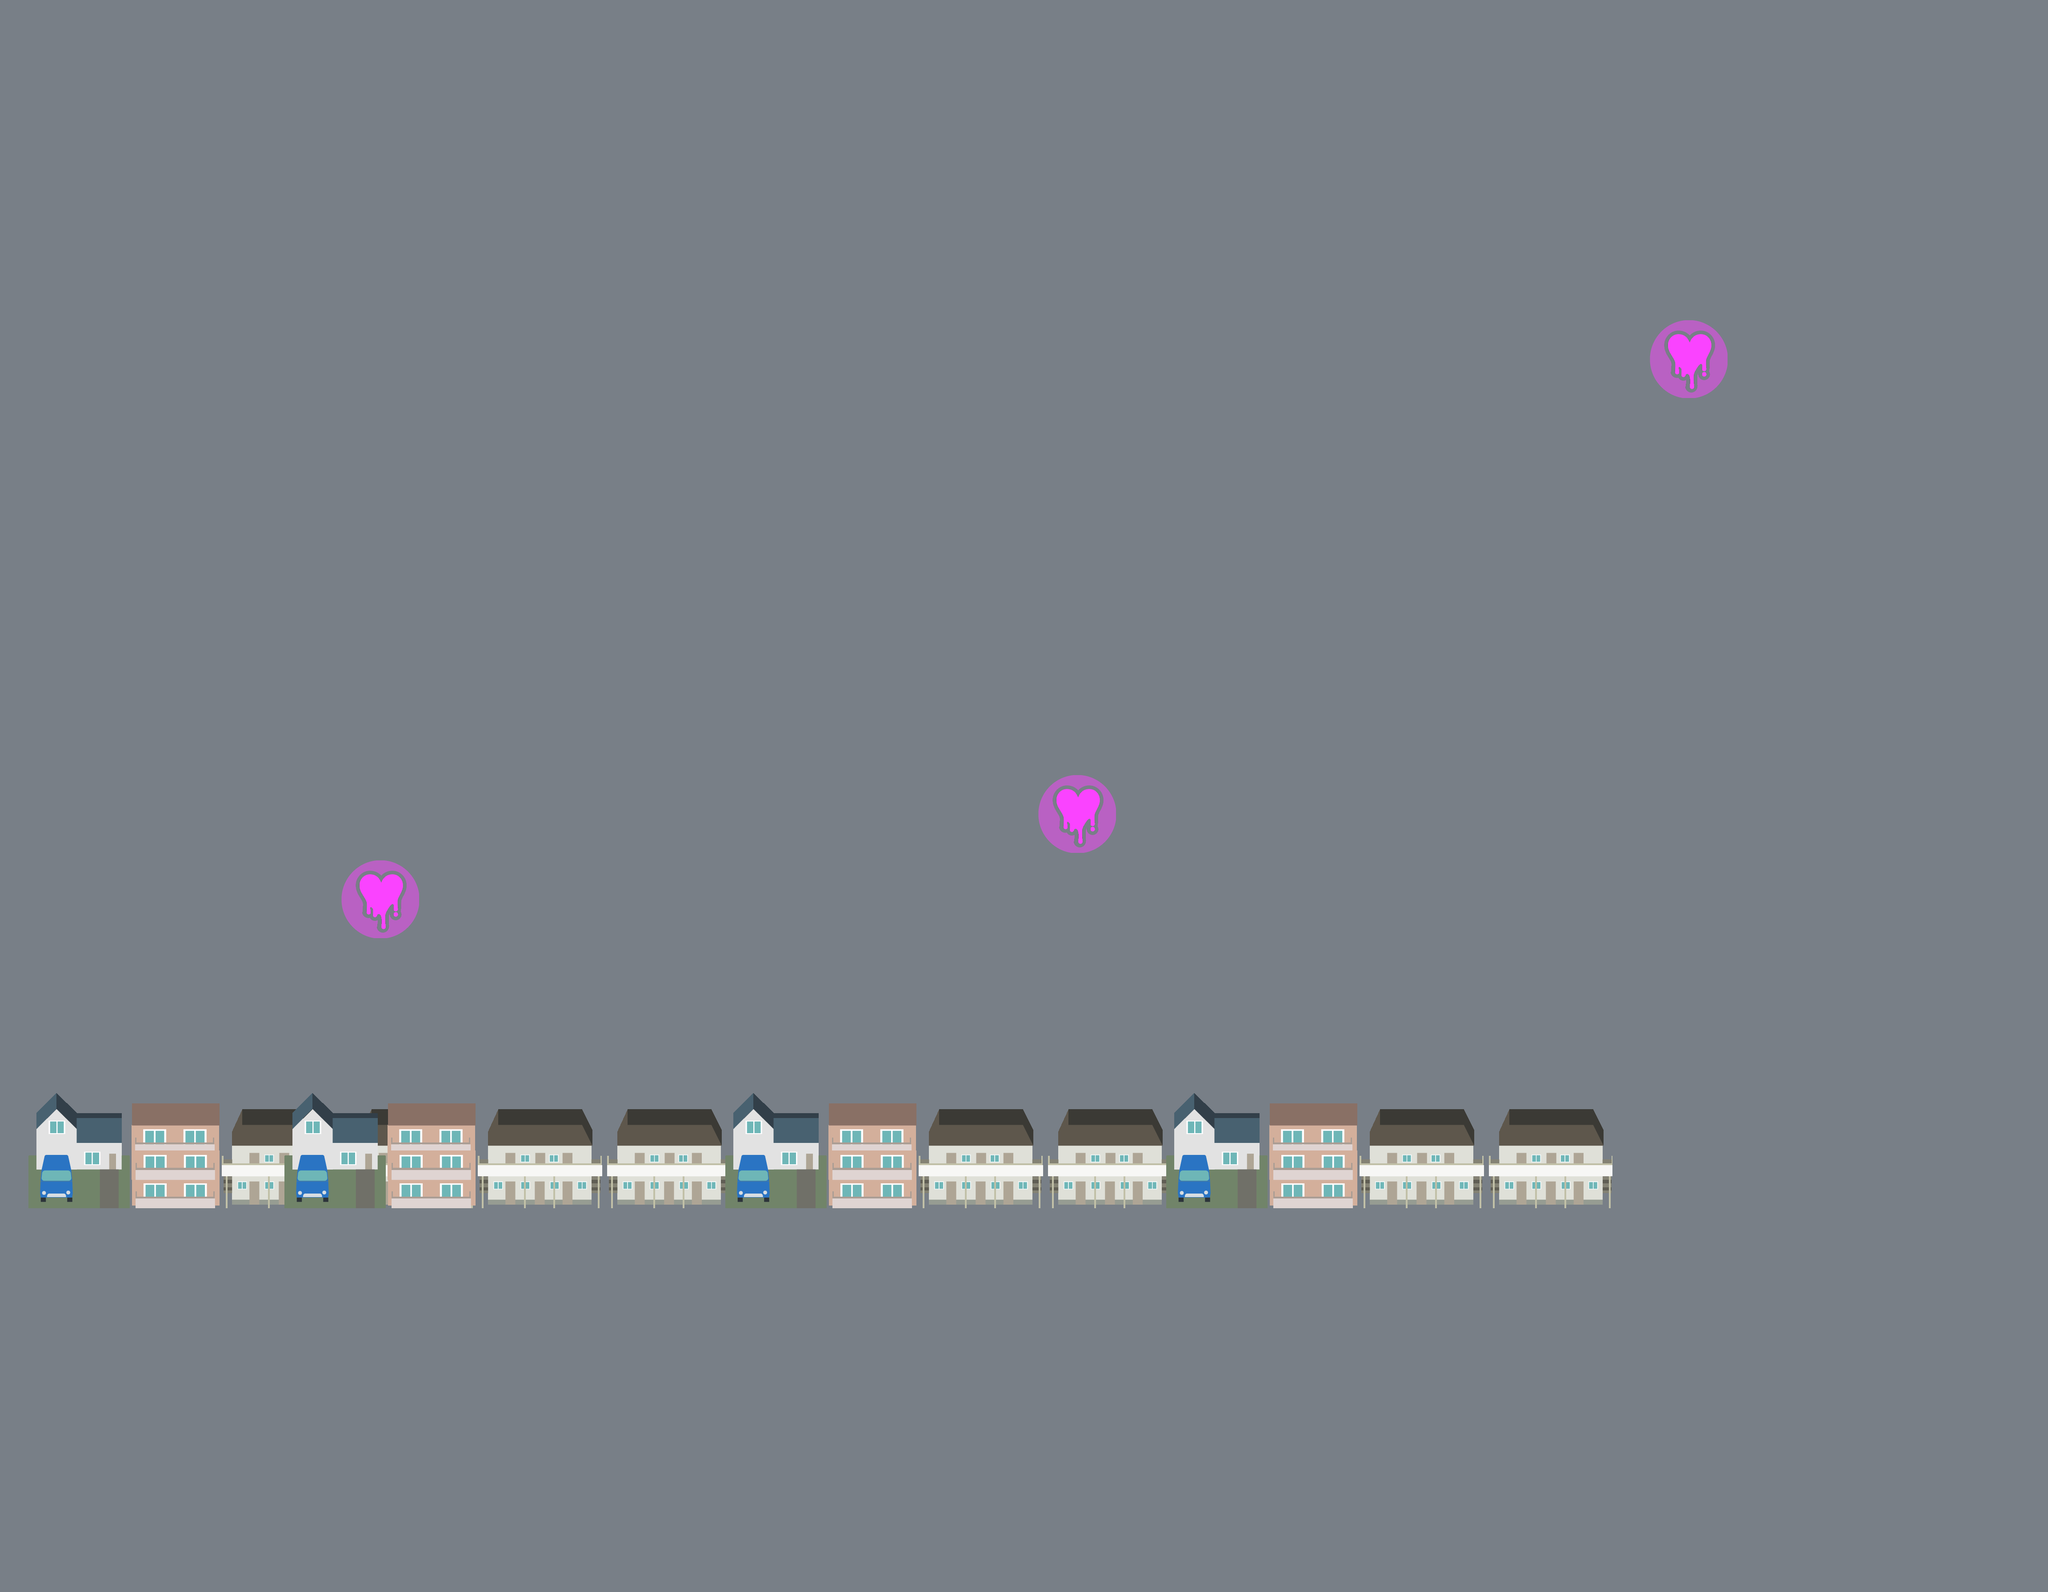

This game map was drawn from its Tiled (.tmx) file and the tilesets committed beside it. A one-line description and the trimmed map source follow:
An orthogonal 144x112 tile map with 32x32 px tiles, 3 tile layers (Tile, Object, Syuraba), 12 tilesets.

<map version="1.0" orientation="orthogonal" renderorder="right-down" width="144" height="112" tilewidth="32" tileheight="32" nextobjectid="1">
 <tileset firstgid="1" name="bg_road" tilewidth="32" tileheight="32">
  <image source="bg_road.png" width="100" height="100" />
 </tileset>
 <tileset firstgid="10" name="build_1" tilewidth="693" tileheight="236">
  <image source="build_1.png" width="693" height="236" />
  <tile id="0">
   <properties>
    <property name="category" value="1" />
   </properties>
  </tile>
 </tileset>
 <tileset firstgid="11" name="build_4" tilewidth="720" tileheight="260">
  <image source="build_4.png" width="720" height="260" />
  <tile id="0">
   <properties>
    <property name="category" value="1" />
   </properties>
  </tile>
 </tileset>
 <tileset firstgid="12" name="build_5" tilewidth="528" tileheight="151">
  <image source="build_5.png" width="528" height="151" />
  <tile id="0">
   <properties>
    <property name="category" value="1" />
   </properties>
  </tile>
 </tileset>
 <tileset firstgid="13" name="build_8" tilewidth="1004" tileheight="260">
  <image source="build_8.png" width="1004" height="260" />
  <tile id="0">
   <properties>
    <property name="category" value="1" />
   </properties>
  </tile>
 </tileset>
 <tileset firstgid="14" name="shurabaarea" tilewidth="175" tileheight="175">
  <image source="shurabaarea.png" width="175" height="175" />
  <tile id="0">
   <properties>
    <property name="category" value="16" />
   </properties>
  </tile>
 </tileset>
 <tileset firstgid="15" name="build_7" tilewidth="797" tileheight="260">
  <image source="build_7.png" width="797" height="260" />
  <tile id="0">
   <properties>
    <property name="category" value="1" />
   </properties>
  </tile>
 </tileset>
 <tileset firstgid="16" name="build_2" tilewidth="774" tileheight="236">
  <image source="build_2.png" width="774" height="236" />
  <tile id="0">
   <properties>
    <property name="category" value="1" />
   </properties>
  </tile>
 </tileset>
 <tileset firstgid="17" name="build_long_1_1" tilewidth="2260" tileheight="260">
  <image source="build_long_1_1.png" width="2260" height="260" />
  <tile id="0">
   <properties>
    <property name="category" value="1" />
   </properties>
  </tile>
 </tileset>
 <tileset firstgid="18" name="build_long_1_2" tilewidth="2329" tileheight="260">
  <image source="build_long_1_2.png" width="2329" height="260" />
  <tile id="0">
   <properties>
    <property name="category" value="1" />
   </properties>
  </tile>
 </tileset>
 <tileset firstgid="19" name="build_long_2_1" tilewidth="2177" tileheight="260">
  <image source="build_long_2_1.png" width="2177" height="260" />
  <tile id="0">
   <properties>
    <property name="category" value="1" />
   </properties>
  </tile>
 </tileset>
 <tileset firstgid="20" name="build_long_2_2" tilewidth="2423" tileheight="260">
  <image source="build_long_2_2.png" width="2423" height="260" />
  <tile id="0">
   <properties>
    <property name="category" value="1" />
   </properties>
  </tile>
 </tileset>
 <layer name="Tile" width="144" height="112">
  <data>[16128 cells, 16128 non-empty, 1 distinct tile ids]</data>
 </layer>
 <layer name="Object" width="144" height="112">
  <data>[16128 cells, 4 non-empty, 1 distinct tile ids]</data>
 </layer>
 <layer name="Syuraba" width="144" height="112">
  <data>[16128 cells, 3 non-empty, 1 distinct tile ids]</data>
 </layer>
</map>
